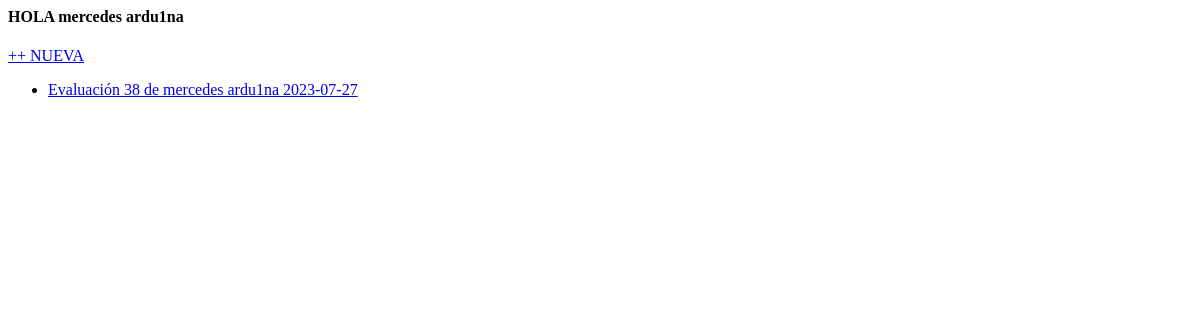
Page /empleado/evaluaciones/ (signed in) on the earlier database version.
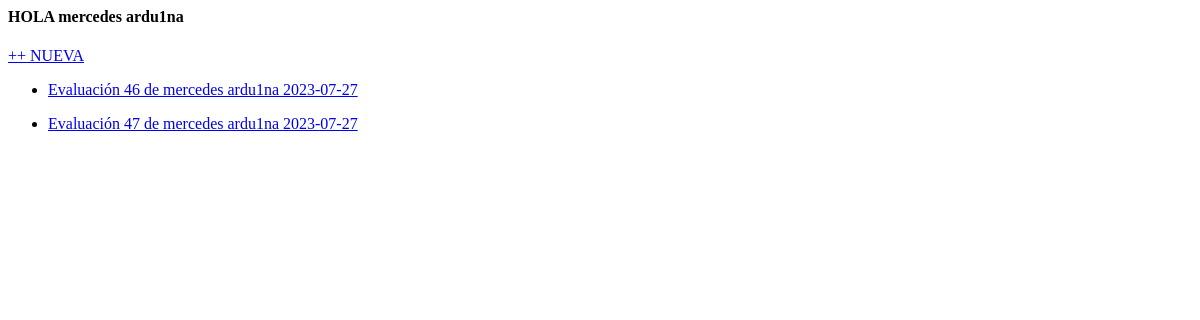
Same page on the later database version.
### indicadores/models.py (models this page shows)
class Evaluacion (models.Model):
    lider = models.ForeignKey(
                                Lider, related_name="evaluaciones", on_delete=models.SET_NULL, null=True)
    empleado = models.ForeignKey(
                                Empleado, related_name="evaluaciones", on_delete=models.SET_NULL, null=True)
    fecha = models.DateField(
                                default=date.today())
    def __str__ (self):
        return f'Evaluación {self.id} de {self.empleado} {self.fecha}'
    class Meta:
        verbose_name_plural = "Evaluaciones"

class Empleado(models.Model):
    user = models.OneToOneField(
                User, related_name="empleado", on_delete=models.CASCADE
                )
    cargo = models.ForeignKey(
                    Cargo, on_delete=models.CASCADE, related_name="empleados", null=True, blank=False
                    )
    nivel_administrativo = models.ForeignKey(
                    NivelAdministrativo, on_delete=models.CASCADE, null=True, related_name="empleados", blank=False
                    )
    lider = models.ForeignKey(
                    Lider, on_delete=models.CASCADE, null=True, related_name="empleados", blank=False
                    )
    regional = models.ForeignKey(
                    'Regional', related_name="empleados", on_delete=models.SET_NULL, null=True
                    )
    def __str__(self):
        return f'{self.user.first_name} {self.user.last_name}'

### indicadores/views.py (the view)
# urls.py: path('empleado/evaluaciones/',views.evaluaciones_empleado, name="evaluaciones_empleado"),
@login_required
def evaluaciones_empleado(request):
    empleado = request.user.empleado
    evaluaciones = Evaluacion.objects.filter(empleado=empleado)
    context = {
        'empleado': empleado,
        'evaluaciones': evaluaciones,
    }
    template_name = 'indicadores/evaluaciones.html'
    return render(request, template_name, context)

### templates/indicadores/evaluaciones.html (shortened to what this page needs)
{% if request.user.empleado %}
    <h4>HOLA {{empleado}} </h4>
    <a href="{% url 'nueva_evaluacion' %}"> ++ NUEVA</a>
    {% for evaluacion in evaluaciones.all %}
        <ul>
            <li>
                <a href="#">{{evaluacion}}</a>
            </li>
        </ul>
    {% endfor %}
{% endif %}

Differences in the rows shown:
removed Evaluacion: id+empleado+fecha "Evaluación 38 de mercedes ardu1na 2023-07-27"
added Evaluacion: id+empleado+fecha "Evaluación 46 de mercedes ardu1na 2023-07-27"
added Evaluacion: id+empleado+fecha "Evaluación 47 de mercedes ardu1na 2023-07-27"
